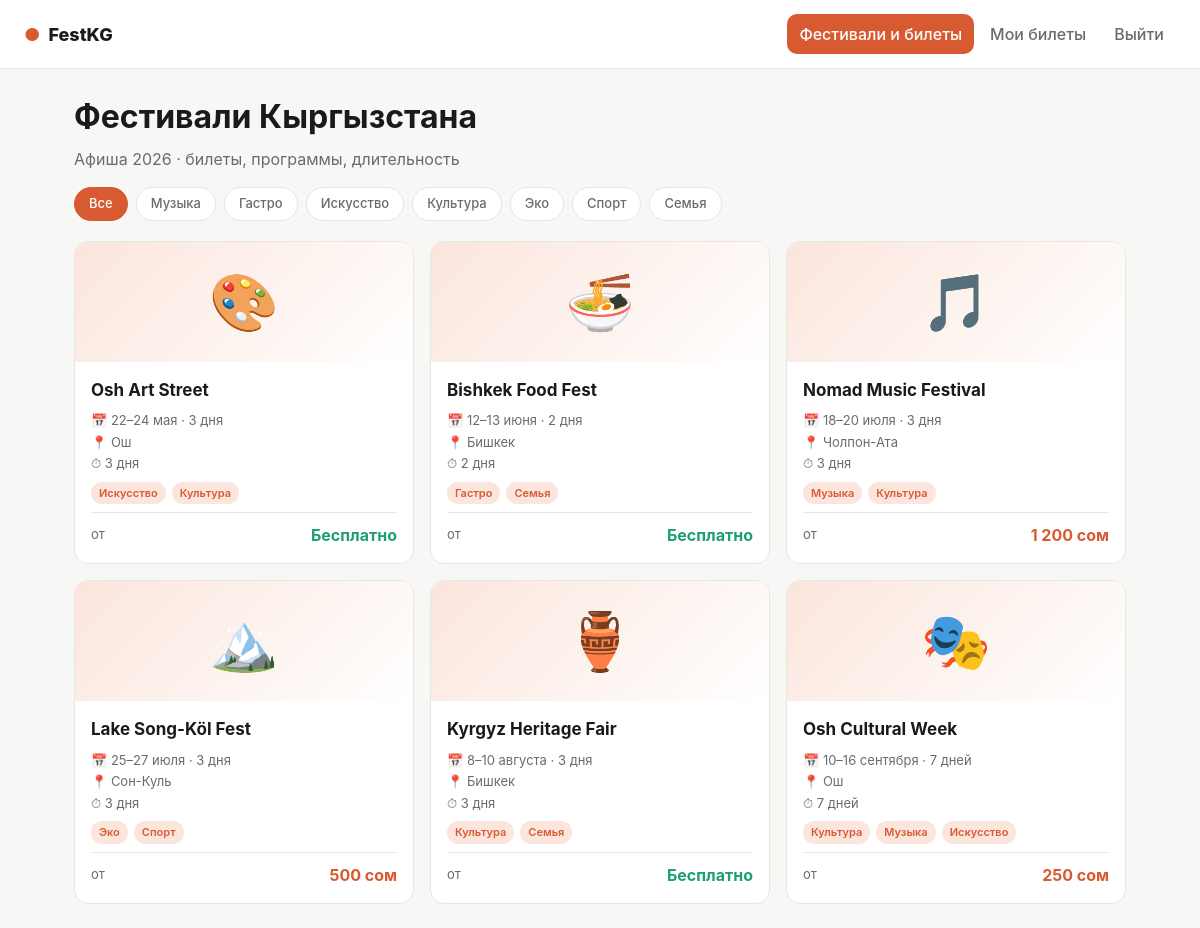
Page /festivals (signed in) on the committed database.
### tables this page shows
CREATE TABLE festivals (
    id INTEGER PRIMARY KEY AUTOINCREMENT,
    slug TEXT UNIQUE NOT NULL,
    name TEXT NOT NULL,
    city TEXT NOT NULL,
    start_date TEXT NOT NULL,
    end_date TEXT NOT NULL,
    duration_days INTEGER NOT NULL DEFAULT 1,
    duration_label TEXT,
    categories TEXT NOT NULL,
    description TEXT,
    cover_emoji TEXT NOT NULL DEFAULT '🎪'
);

### app.py (the view)
@app.route("/festivals")
@login_required
def festivals():
    db = get_db()
    rows = db.execute("SELECT * FROM festivals ORDER BY start_date").fetchall()
    items = []
    for f in rows:
        min_price = db.execute(
            "SELECT MIN(price) p FROM tariffs WHERE festival_id=?", (f["id"],)
        ).fetchone()["p"]
        items.append({**dict(f), "min_price": min_price})
    cat = request.args.get("cat", "Все")
    if cat != "Все":
        items = [x for x in items if cat in x["categories"].split(",")]
    cats = ["Все", "Музыка", "Гастро", "Искусство", "Культура", "Эко", "Спорт", "Семья"]
    return render_template("festivals.html", items=items, cats=cats, current_cat=cat)

### app.py (called while the page is built)
def get_db():
    if "db" not in g:
        g.db = sqlite3.connect(DB_PATH)
        g.db.row_factory = sqlite3.Row
        g.db.execute("PRAGMA foreign_keys = ON")
    return g.db

def current_user():
    uid = session.get("user_id")
    if not uid:
        return None
    return get_db().execute("SELECT * FROM users WHERE id=?", (uid,)).fetchone()

def login_required(f):
    @wraps(f)
    def w(*a, **kw):
        if not session.get("user_id"):
            flash("Войдите, чтобы продолжить", "warn")
            return redirect(url_for("login", next=request.path))
        return f(*a, **kw)
    return w

@app.context_processor
def inject_globals():
    def fmt_money(v):
        try:
            return f"{int(v):,}".replace(",", " ")
        except Exception:
            return str(v)
    return {"current_user": current_user(), "fmt_money": fmt_money}

### templates/festivals.html (shortened to what this page needs)
{% extends "base.html" %}
{% block content %}
<div class="container">
  <h1 style="margin:0 0 6px;">Фестивали Кыргызстана</h1>
  <p style="margin:0 0 16px;color:var(--text-soft);">Афиша 2026 · билеты, программы, длительность</p>
  <div class="chips">
    {% for c in cats %}
      <a class="chip {% if c == current_cat %}active{% endif %}" href="{{ url_for('festivals', cat=c) }}">{{ c }}</a>
    {% endfor %}
  </div>
  <div class="grid">
    {% for f in items %}
      <a class="card" href="{{ url_for('festival_detail', slug=f.slug) }}" style="color:inherit;text-decoration:none;">
        <div class="card-cover">{{ f.cover_emoji }}</div>
        <div class="card-body">
          <h3>{{ f.name }}</h3>
          <div class="meta">
            <span>📅 {{ f.duration_label }}</span>
            <span>📍 {{ f.city }}</span>
            <span>⏱ {{ f.duration_days }} {% if f.duration_days == 1 %}день{% elif f.duration_days < 5 %}дня{% else %}дней{% endif %}</span>
          </div>
          <div class="tags">
            {% for tag in f.categories.split(',') %}
              <span class="tag">{{ tag }}</span>
            {% endfor %}
          </div>
          <div class="price-row">
            <span style="color:var(--text-soft);font-size:13px;">от</span>
            {% if f.min_price and f.min_price > 0 %}
              <span class="price">{{ fmt_money(f.min_price) }} сом</span>
            {% else %}
              <span class="price free">Бесплатно</span>
            {% endif %}
          </div>
        </div>
      </a>
    {% endfor %}
  </div>
</div>
{% endblock %}

### templates/base.html (shortened to what this page needs)
<!doctype html>
<html lang="ru">
<head>
<link rel="stylesheet" href="{{ url_for('static', filename='styles.css') }}">
</head>
<body>
{% if current_user %}
<header class="header">
  <a href="{{ url_for('festivals') }}" class="brand"><span class="brand-mark">●</span> FestKG</a>
  <nav class="nav">
    <a href="{{ url_for('festivals') }}" class="{% if request.endpoint in ['festivals','festival_detail','buy'] %}active{% endif %}">Фестивали и билеты</a>
    <a href="{{ url_for('my_tickets') }}" class="{% if request.endpoint in ['my_tickets','ticket_view'] %}active{% endif %}">Мои билеты</a>
    <a href="{{ url_for('logout') }}">Выйти</a>
  </nav>
</header>
{% endif %}
{% block content %}{% endblock %}
</body>
</html>

### static/styles.css (style rules this page uses)
:root { --bg: #f7f7f5; --surface: #ffffff; --border: #e7e7e2; --text: #1a1a1a; --text-soft: #6b6b6b; --coral: #D85A30; --coral-soft: #fbe5dc; --green: #1D9E75; --green-soft: #d8efe4; --warn: #c98a00; --error: #c0392b; --shadow: 0 1px 2px rgba(0,0,0,.04), 0 4px 16px rgba(0,0,0,.04); --radius: 14px; }
* { box-sizing: border-box; }
html, body { margin: 0; padding: 0; }
body { font-family: -apple-system, BlinkMacSystemFont, "Segoe UI", Roboto, Inter, sans-serif; background: var(--bg); color: var(--text); line-height: 1.5; }
a { color: var(--coral); text-decoration: none; }
.container { max-width: 1100px; margin: 0 auto; padding: 24px; }
.header { background: var(--surface); border-bottom: 1px solid var(--border); padding: 14px 24px; display: flex; align-items: center; justify-content: space-between; gap: 16px; position: sticky; top: 0; z-index: 50; }
.brand { font-weight: 800; font-size: 18px; color: var(--text); display: flex; align-items: center; gap: 8px; }
.brand-mark { color: var(--coral); }
.nav { display: flex; gap: 4px; align-items: center; flex-wrap: wrap; }
.nav a { color: var(--text-soft); padding: 8px 12px; border-radius: 10px; font-weight: 500; text-decoration: none; }
.nav a.active { background: var(--coral); color: #fff; }
.chips { display: flex; gap: 8px; flex-wrap: wrap; margin: 8px 0 20px; }
.chip { padding: 6px 14px; border-radius: 999px; border: 1px solid var(--border); background: var(--surface); color: var(--text-soft); font-size: 13px; font-weight: 500; cursor: pointer; text-decoration: none; }
.chip.active { background: var(--coral); color: #fff; border-color: var(--coral); }
.grid { display: grid; gap: 16px; grid-template-columns: repeat(auto-fill, minmax(280px, 1fr)); }
.card { background: var(--surface); border: 1px solid var(--border); border-radius: var(--radius); overflow: hidden; display: flex; flex-direction: column; transition: transform .15s, box-shadow .15s; }
.card-cover { height: 120px; display: grid; place-items: center; background: linear-gradient(135deg, var(--coral-soft), var(--surface)); font-size: 56px; }
.card-body { padding: 16px; display: flex; flex-direction: column; gap: 8px; flex: 1; }
.card h3 { margin: 0; font-size: 17px; }
.card .meta { color: var(--text-soft); font-size: 13px; display: flex; flex-direction: column; gap: 2px; }
.card .tags { display: flex; gap: 6px; flex-wrap: wrap; }
.tag { font-size: 11px; padding: 3px 8px; border-radius: 999px; background: var(--coral-soft); color: var(--coral); font-weight: 600; }
.card .price-row { margin-top: auto; padding-top: 10px; display: flex; align-items: center; justify-content: space-between; border-top: 1px solid var(--border); }
.price { font-weight: 700; font-size: 16px; color: var(--coral); }
.price.free { color: var(--green); }

### rows in the picture
festivals: cover_emoji "🎨", name "Osh Art Street", duration_label "22–24 мая · 3 дня", city "Ош", duration_days "3", tag "Искусство" "Культура", shows "Бесплатно"
festivals: cover_emoji "🍜", name "Bishkek Food Fest", duration_label "12–13 июня · 2 дня", city "Бишкек", duration_days "2", tag "Гастро" "Семья", shows "Бесплатно"
festivals: cover_emoji "🎵", name "Nomad Music Festival", duration_label "18–20 июля · 3 дня", city "Чолпон-Ата", duration_days "3", tag "Музыка" "Культура", fmt_money "1 200"
festivals: cover_emoji "🏔️", name "Lake Song-Köl Fest", duration_label "25–27 июля · 3 дня", city "Сон-Куль", duration_days "3", tag "Эко" "Спорт", fmt_money "500"
festivals: cover_emoji "🏺", name "Kyrgyz Heritage Fair", duration_label "8–10 августа · 3 дня", city "Бишкек", duration_days "3", tag "Культура" "Семья", shows "Бесплатно"
festivals: cover_emoji "🎭", name "Osh Cultural Week", duration_label "10–16 сентября · 7 дней", city "Ош", duration_days "7", tag "Культура" "Музыка" "Искусство", fmt_money "250"

### other values in the picture
{{ c }} "Все" "Музыка" "Гастро" "Искусство" "Культура" "Эко" "Спорт" "Семья"
